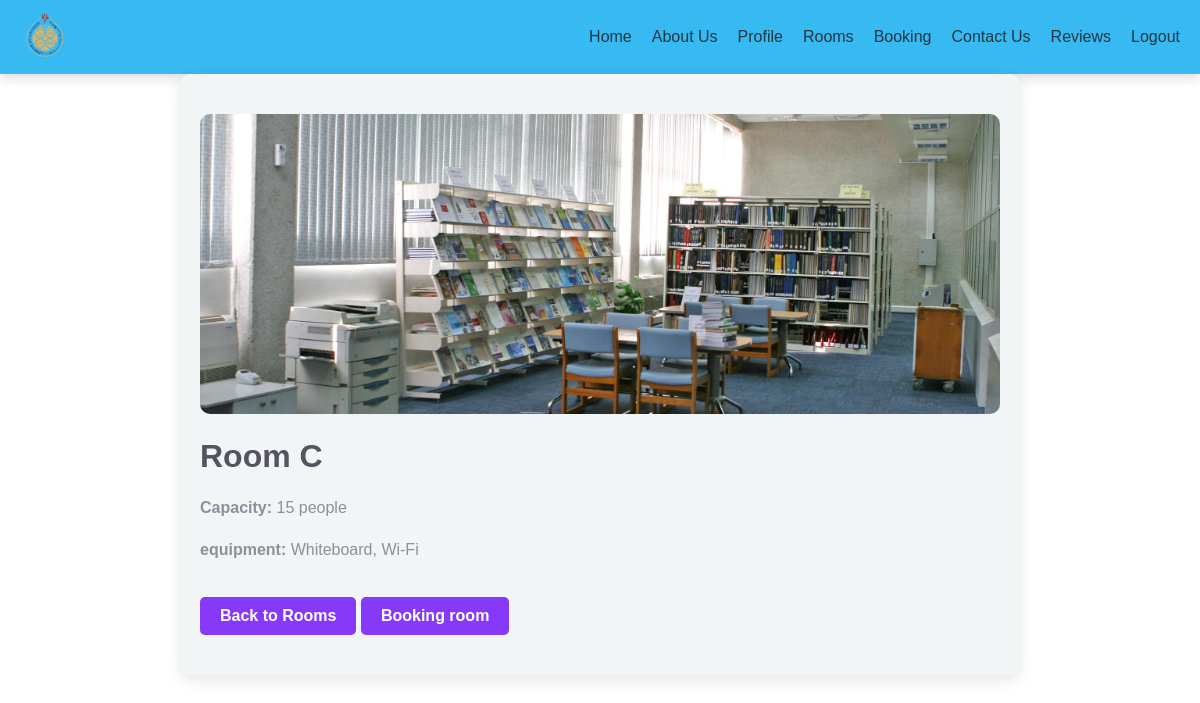
Screenshot of /room_details.php?room=3 with the database file from the repository.
### tables this page shows
CREATE TABLE `rooms` (
  `id` int(11) NOT NULL,
  `name` varchar(100) NOT NULL,
  `equipment` text NOT NULL,
  `capacity` int(11) NOT NULL,
  `image` varchar(255) NOT NULL
);

### room_details.php (the view, shortened to what this page needs)
<?php
include 'connection.php';
include 'header.php';
if (isset($_GET['room']) && is_numeric($_GET['room'])) {
    $roomId = $_GET['room'];
    $sql = "SELECT * FROM rooms WHERE id = ?";
    $stmt = $conn->prepare($sql);
    $stmt->bind_param("i", $roomId);
    $stmt->execute();
    $result = $stmt->get_result();
    if ($result->num_rows > 0) {
        $room = $result->fetch_assoc();
    } else {
        echo "<p>Room not found.</p>";
        $room = null;
    }
} else {
    echo "<p>Invalid room ID.</p>";
    $room = null;
}
?>
<!DOCTYPE html>
<html lang="en">
<head>
</head>
<body>
<section class="room-details">
    <?php if ($room): ?>
        <img src="images/<?php echo htmlspecialchars($room['image']); ?>" alt="<?php echo htmlspecialchars($room['name']); ?>">
        <h1><?php echo htmlspecialchars($room['name']); ?></h1>
        <p><strong>Capacity:</strong> <?php echo !empty($room['capacity']) ? htmlspecialchars($room['capacity']) : 'Not specified'; ?> people</p>
        <p><strong>equipment:</strong> <?php echo !empty($room['equipment']) ? htmlspecialchars($room['equipment']) : 'No equipment available.'; ?></p>
        <a href="rooms.php" class="back-btn">Back to Rooms</a>
       <?php
                 echo '<a href="booking.php?room=' . htmlspecialchars($room['id']) . '" class="book-btn">Booking room</a>'; ?>
    <?php else: ?>
        <p>Room details could not be loaded.</p>
    <?php endif; ?>
</section>
</body>
</html>

### header.php (style rules this page uses)
:root { --colorfirst: #8739F9; --colorSecond: #37B9F1; --colorback: #F2F5F5; --colorShadow: #565360; --colorLabel: #908E9B; --colorDisabled: #E1DFE9; }
body { margin: 0; font-family: Arial, sans-serif; }

### room_details.php (style rules this page uses)
.room-details { padding: 40px 20px; max-width: 800px; margin: auto; background: var(--colorback); box-shadow: 0 5px 15px rgba(0, 0, 0, 0.1); border-radius: 10px; }
.room-details img { width: 100%; height: 300px; object-fit: cover; border-radius: 10px; }
.room-details h1 { color: var(--colorShadow); font-size: 2rem; margin: 20px 0; }
.room-details p { font-size: 1rem; color: var(--colorLabel); line-height: 1.6; margin-bottom: 15px; }
.room-details .back-btn { display: inline-block; margin-top: 20px; padding: 10px 20px; background: var(--colorfirst); color: #fff; text-decoration: none; border-radius: 5px; font-weight: bold; transition: background 0.3s ease; }
.book-btn { display: inline-block; margin-top: 10px; padding: 10px 20px; background: var(--colorfirst); color: #fff; text-decoration: none; border-radius: 5px; font-weight: bold; transition: background 0.3s ease; }

### rows the page displays
rooms: image (picture), name "Room C", capacity "15", equipment "Whiteboard, Wi-Fi"
